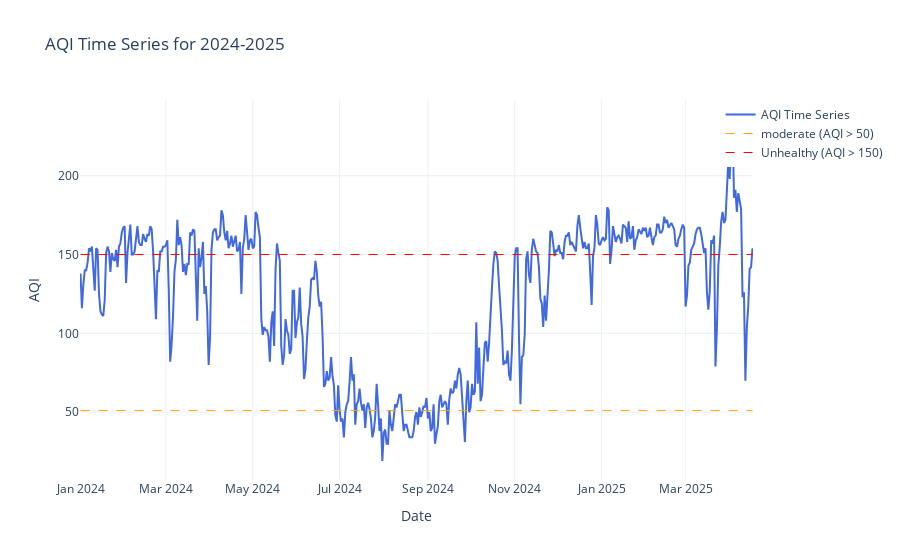

Write notebook code for a chart like this one.
### Code cell
data_2024 = pd.read_csv('../data/year_2024_2025/Kathmandu_2024_2025.csv')

# Then pass the DataFrame to the function
aqi_2024 = plot_aqi_time_series(data_2024, '2024-2025')

### Figure 1 — Plotly figure (JSON) as saved in the notebook; plotly's stock layout.template omitted (floating-point values rounded to 4 significant figures; data arrays with more than 128 entries replaced by an {"elided": "..."} marker saying what was removed)
{"data": [{"line": {"color": "royalblue", "width": 2}, "mode": "lines", "name": "AQI Time Series", "type": "scatter", "x": {"elided": "473 str values"}, "y": {"elided": "473 float values"}}, {"line": {"color": "orange", "dash": "dash", "width": 1}, "mode": "lines", "name": "moderate (AQI > 50)", "type": "scatter", "x": [null], "y": [null]}, {"line": {"color": "red", "dash": "dash", "width": 1}, "mode": "lines", "name": "Unhealthy (AQI > 150)", "type": "scatter", "x": [null], "y": [null]}], "layout": {"legend": {"orientation": "v", "x": 1.2, "xanchor": "right", "y": 1, "yanchor": "top"}, "shapes": [{"line": {"color": "orange", "dash": "dash", "width": 1}, "type": "line", "x0": "2024-01-01T00:00:00", "x1": "2025-04-17T00:00:00", "y0": 51, "y1": 51}, {"line": {"color": "red", "dash": "dash", "width": 1}, "type": "line", "x0": "2024-01-01T00:00:00", "x1": "2025-04-17T00:00:00", "y0": 150, "y1": 150}], "title": {"text": "AQI Time Series for 2024-2025"}, "xaxis": {"title": {"text": "Date"}}, "yaxis": {"title": {"text": "AQI"}}}}
